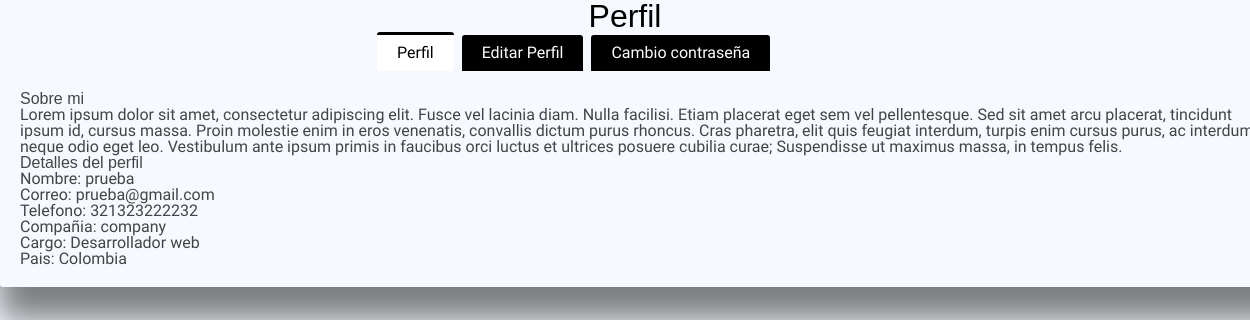
Page /profile/4 (signed in) on the earlier database version.
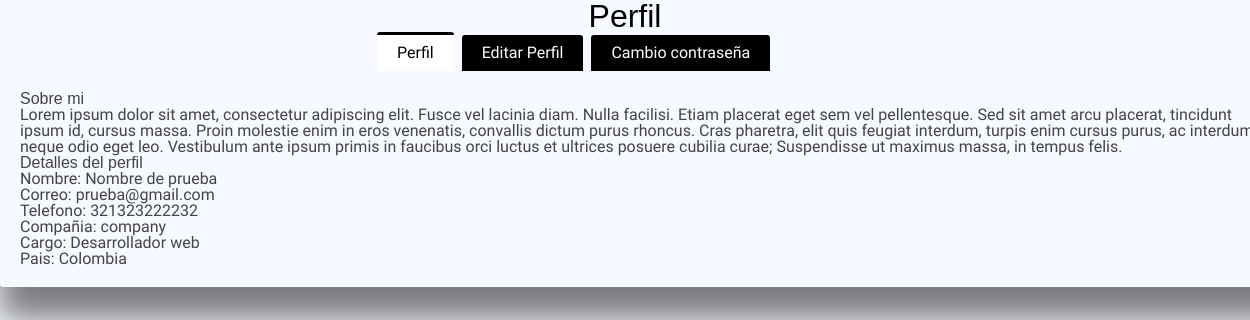
Same page on the later database version.
### tables this page shows
CREATE TABLE perfil (id INTEGER PRIMARY KEY UNIQUE NOT NULL, email CHAR UNIQUE NOT NULL, about CHAR, company CHAR, job CHAR, celular CHAR, country CHAR, img CHAR);

CREATE TABLE usuarios (id INTEGER PRIMARY KEY UNIQUE NOT NULL, name CHAR NOT NULL, password CHAR NOT NULL, correo CHAR NOT NULL);

### app.py (the view, shortened to what this page needs)
@app.route('/profile/<string:id>',methods=['GET','POST'])
def profile(id=None):
    if 'id' in session:
        formPassword=FormPassword()
        formProfile=FormProfile()
        forms={
            'formPassword':formPassword,
            'formProfile':formProfile
        }
        resultado=DB.verPerfil(id)[0]
        print(resultado)
        return render_template('profile.html', form=forms,profile=resultado)
    else:
        return render_template('accesoDenegado.html')

### controller.py (called while the page is built)
def conexionDB():
    try:
        con =sql.connect('DB.db')
        print('Conexion exitosa')
        return con
    except Exception as error:
        print("Error Conexión",error )

def ejecutarSentenciaSQL(sql):
    try:
        conexion=conexionDB()
        cursor=conexion.cursor()#  cursor el cual es el que ejecuta las consultas sql
        cursor.execute(sql) # ejecuta la sentencia
        print('Sentencia ejecutada')
        conexion.commit() # realiza la sentencia sql
        resultado=cursor.fetchall()
        return resultado
    except Exception as e:
        print("Error al ejecutar la sentencia: " + str(e))
        return False

def verPerfil(correo):
    try:
        sql= "SELECT * from perfil p JOIN usuarios u ON u.correo  = p.email WHERE u.id  = '"+correo+"';"
        resultado=ejecutarSentenciaSQL(sql)
        if (len(resultado)>0):
            return resultado
        else :
            return 'no existe ese perfil'
    except Exception as e:
        print("Error al traer los datos: " + str(e))

### templates/profile.html (shortened to what this page needs)
{%extends 'base.html'%}
{% block style %}<link rel="stylesheet" href="/static/css/profile.css" />{% endblock %}>
{% block body %}
  <h2>Perfil</h2>
    <div class="tabs">
    <label class="tab" id="one-tab" for="one">Perfil</label>
    <label class="tab" id="two-tab" for="two">Editar Perfil</label>
    <label class="tab" id="three-tab" for="three">Cambio contraseña</label>
    </div>
    <div class="panels">
      <div class="panel" id="one-panel">
          <h5>Sobre  mi </h5>
          <p>{{profile[2]}}</p>
          <h5>Detalles del perfil</h5>
          <p>Nombre: {{profile[9]}}</p>
          <p>Correo: {{profile[1]}}</p>
          <p>Telefono: {{profile[5]}}</p>
          <p>Compañia: {{profile[3]}}</p>
          <p>Cargo: {{profile[4]}}</p>
          <p>Pais: {{profile[6]}}</p>
      </div>
    </div>
{% endblock %}

### templates/base.html (shortened to what this page needs)
<!DOCTYPE html>
<html lang="es">
<head>
    <link rel="stylesheet" href="/static/css/normalize.css">
    <link rel="stylesheet" href="/static/css/reset.css">
    <link rel="stylesheet" href="/static/css/base.css">
    <link rel="stylesheet" href="/static/css/style.css">
    {% block style  %} {% endblock %}
</head>
<body>
    {% block body  %} {% endblock %}
</body>
</html>

### static/css/base.css (style rules this page uses)
body { background: #E5E5E5; font-family: 'Lexend Deca'; }

### static/css/style.css (style rules this page uses)
:root { scroll-behavior: smooth; }
body { font-family: "Open Sans", sans-serif; background: #f6f9ff; color: #444444; }
h1, h2, h3, h4, h5, h6 { font-family: "Nunito", sans-serif; }

### static/css/profile.css (style rules this page uses)
body { font-family: 'Arimo', sans-serif; }
h2 { color:#000; text-align:center; font-size:2em; }
.tab { cursor: pointer; padding:10px 20px; margin:0px 2px; background:#000; display:inline-block; color:#fff; border-radius:3px 3px 0px 0px; }
.tabs { margin: auto; width: 500px; }
.panels { box-shadow: 0 2rem 2rem #00000080; width:100%; border-radius:3px; overflow:hidden; padding:20px; }
.panel { display:none; animation: fadein .8s; }
#one:checked ~ .panels #one-panel, #two:checked ~ .panels #two-panel, #three:checked ~ .panels #three-panel { display:block }
#one:checked ~ .tabs #one-tab, #two:checked ~ .tabs #two-tab, #three:checked ~ .tabs #three-tab { background:#fffffff6; color:#000; border-top: 3px solid #000; }

Differences in the rows shown:
changed usuarios: name "prueba" → "Nombre de prueba"
